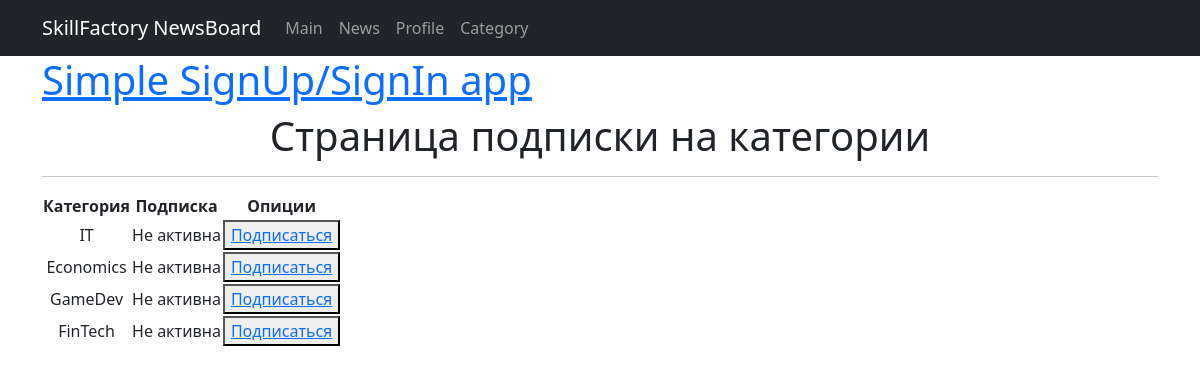
The app's page /category/ (signed in), older data.
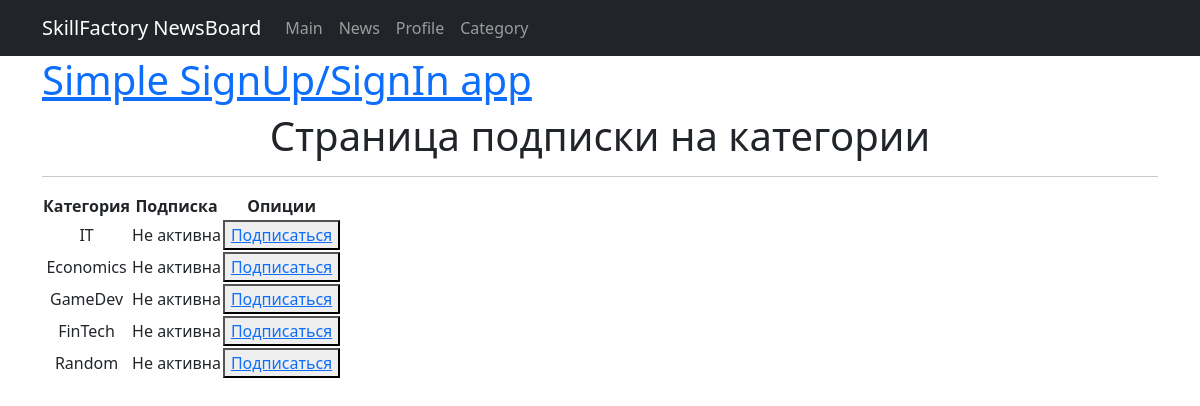
The same page, newer data.
### newsportal/models.py (models this page shows, shortened)
class Category(models.Model):
    name = models.CharField(max_length=64, unique=True)
    subscribe = models.ManyToManyField(User, through='UserSubscribers')

### newsportal/views.py (the view)
# urls.py: path('category/', CategoryList.as_view(), name='category'),
class CategoryList(ListView):
    model = Category
    ordering = 'name'
    template_name = 'category.html'
    context_object_name = 'category'
    paginate_by = 10
    def get_context_data(self, **kwargs):
        context = super().get_context_data(**kwargs)
        all_categories = Category.objects.all()
        user_subscribe_category = UserSubscribers.objects.filter(user_id = User.objects.get(id=self.request.user.id))
        cat_id_list = []
        cat_name_list = []
        for i in all_categories:
            cat_id_list.append(i.id)
            cat_name_list.append(i.name)
        cat_id_dict = dict(zip(cat_name_list, cat_id_list))
        context['cat_id'] = cat_id_dict
        cat_list = []
        for cat in all_categories:
            cat_list.append(cat.name)
        cat_user_dict = {i: False for i in cat_list}
        user_list = []
        for u in user_subscribe_category:
            user_list.append(str(u.category))
        for x in cat_user_dict:
            if x in user_list:
                cat_user_dict[x] = True
        context['subscribes'] = cat_user_dict
        return context

### templates/category.html (shortened to what this page needs)
{% extends 'flatpages/default.html' %}
{% block content %}
<h1>Страница подписки на категории</h1>
<hr>
<table>
    <tr>
        <td><b>Категория</b></td>
        <td><b>Подписка</b></td>
        <td><b>Опиции</b></td>
    </tr>
    {% for cat, sub in subscribes.items %}
        <tr>
            <td> {{ cat }} </td>
            <td> {% if sub == True %} Активна {% else %} Не активна {% endif %} </td>
            <td>
                {% if sub == False %}
                <button type="submit"><a href="{% url 'subscribe' cat %}">Подписаться</a></button>
                {% else %}
                <button type="'submit"><a href="{% url 'unsubscribe' cat %}">Отписаться</a></button>
                {% endif %}
            </td>
        </tr>
    {% endfor %}
</table>
<br>
{% endblock content %}

### templates/flatpages/default.html (shortened to what this page needs)
<!DOCTYPE html>
<html lang="en">
    <head>
        {% load static %}
        <link href="{% static 'css/styles.css' %}" rel="stylesheet" />
    </head>
    <body>
        {% load cache%}
            {% cache 100 nav%}
                <nav class="navbar navbar-expand-lg navbar-dark bg-dark static-top">
                    <div class="container">
                        <a class="navbar-brand" href="#">SkillFactory NewsBoard</a>
                        <div class="collapse navbar-collapse" id="navbarResponsive">
                            <ul class="navbar-nav ml-auto">
                                <li class="nav-item active">
                                    <a class="nav-link" href="/main/">Main</a>
                                </li>
                                <li class="nav-item">
                                    <a class="nav-link" href="/news/">News</a>
                                </li>
                                <li class="nav-item">
                                    <a class="nav-link" href="/profile/">Profile</a>
                                </li>
                                <li class="nav-item">
                                    <a class="nav-link" href="/category/">Category</a>
                                </li>
                            </ul>
                        </div>
                    </div>
                    </nav>
            {% endcache%}
        <div class="container">
            <div class="row">
                <div>
                    <h1><a href="/">Simple SignUp/SignIn app</a></h1>
                </div>
                <div class="col-lg-12 text-center">
                    {% block content %}{% endblock content %}
                </div>
            </div>
         </div>
    </body>
</html>

Row changes from the older to the newer data that the page shows:
added Category: subscribes "Random"
Text that changed along with them:
new list line: "Не активна Подписаться"
